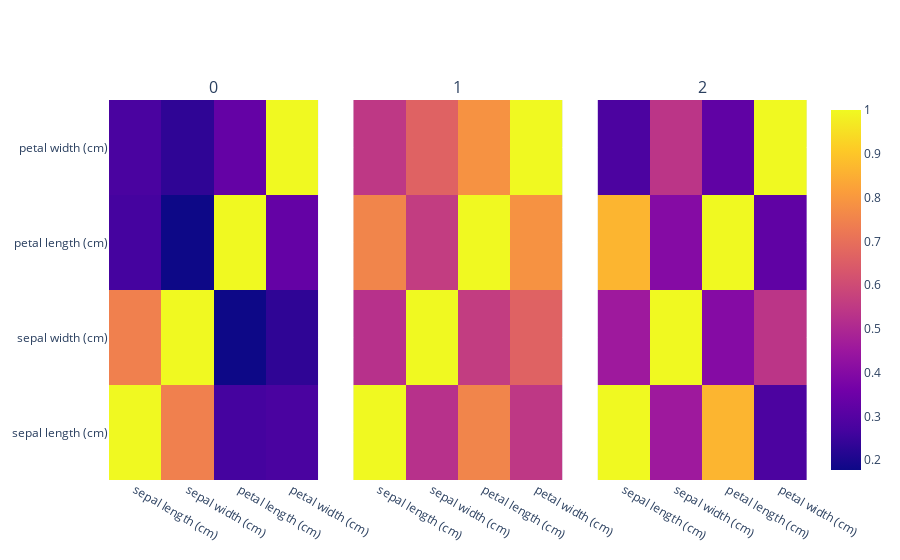

Notebook cell for this chart:
### Code cell
fig

### Figure 1 — Plotly figure (JSON) as saved in the notebook; plotly's stock layout.template omitted (floating-point values rounded to 4 significant figures)
{"data": [{"coloraxis": "coloraxis", "type": "heatmap", "x": ["sepal length (cm)", "sepal width (cm)", "petal length (cm)", "petal width (cm)"], "xaxis": "x", "y": ["sepal length (cm)", "sepal width (cm)", "petal length (cm)", "petal width (cm)"], "yaxis": "y", "z": [[1, 0.7425, 0.2672, 0.2781], [0.7425, 1, 0.1777, 0.2328], [0.2672, 0.1777, 1, 0.3316], [0.2781, 0.2328, 0.3316, 1]]}, {"coloraxis": "coloraxis", "type": "heatmap", "x": ["sepal length (cm)", "sepal width (cm)", "petal length (cm)", "petal width (cm)"], "xaxis": "x2", "y": ["sepal length (cm)", "sepal width (cm)", "petal length (cm)", "petal width (cm)"], "yaxis": "y2", "z": [[1, 0.5259, 0.754, 0.5465], [0.5259, 1, 0.5605, 0.664], [0.754, 0.5605, 1, 0.7867], [0.5465, 0.664, 0.7867, 1]]}, {"coloraxis": "coloraxis", "type": "heatmap", "x": ["sepal length (cm)", "sepal width (cm)", "petal length (cm)", "petal width (cm)"], "xaxis": "x3", "y": ["sepal length (cm)", "sepal width (cm)", "petal length (cm)", "petal width (cm)"], "yaxis": "y3", "z": [[1, 0.4572, 0.8642, 0.2811], [0.4572, 1, 0.401, 0.5377], [0.8642, 0.401, 1, 0.3221], [0.2811, 0.5377, 0.3221, 1]]}], "layout": {"annotations": [{"font": {"size": 16}, "showarrow": false, "text": "0", "x": 0.15, "xanchor": "center", "xref": "paper", "y": 1, "yanchor": "bottom", "yref": "paper"}, {"font": {"size": 16}, "showarrow": false, "text": "1", "x": 0.5, "xanchor": "center", "xref": "paper", "y": 1, "yanchor": "bottom", "yref": "paper"}, {"font": {"size": 16}, "showarrow": false, "text": "2", "x": 0.85, "xanchor": "center", "xref": "paper", "y": 1, "yanchor": "bottom", "yref": "paper"}], "xaxis": {"anchor": "y", "domain": [0, 0.3]}, "xaxis2": {"anchor": "y2", "domain": [0.35, 0.65]}, "xaxis3": {"anchor": "y3", "domain": [0.7, 1]}, "yaxis": {"anchor": "x", "domain": [0, 1]}, "yaxis2": {"anchor": "x2", "domain": [0, 1], "matches": "y", "showticklabels": false}, "yaxis3": {"anchor": "x3", "domain": [0, 1], "matches": "y", "showticklabels": false}}}
